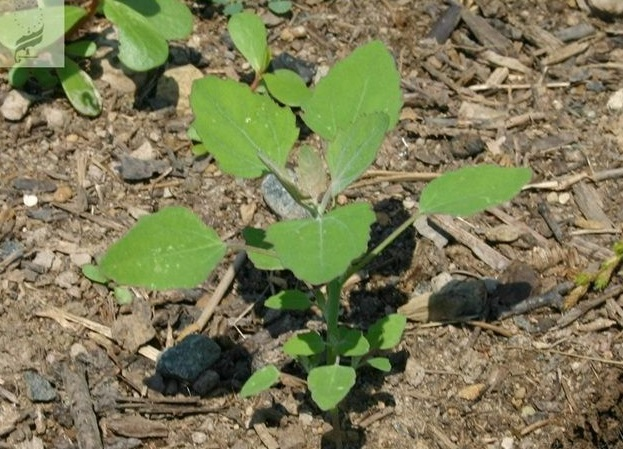
#> input picture weed2.jpg, 623 x 449 px
$ python ysfg.py
#> lines starting #> are read from the running program, lines starting #| are printed output that depends on the picture; after the words box and inside, x2 and y2 are one past the last pixel; in counts of white or black regions, pixels touching at a corner belong together
#encoding：utf-8
#  黄色检测

import numpy as np
import argparse
import cv2
def zh_ch(string):
	return string.encode("gbk").decode(errors="ignore")

frame = cv2.imread('weed2.jpg')
#> frame is the input picture: shape (449, 623, 3); mean B, G, R 85.9, 122.1, 123.7

mask_kernel = cv2.GaussianBlur(frame,(5,5),0)
hsv = cv2.cvtColor(mask_kernel,cv2.COLOR_BGR2HSV)
#> hsv: shape (449, 623, 3); mean H, S, V 28.2, 90.5, 132.2
low_hsv = np.array([30,50,50],dtype = np.uint8)
upper_hsv = np.array([100,255,255],dtype = np.uint8)
mask = cv2.inRange(hsv,low_hsv,upper_hsv)
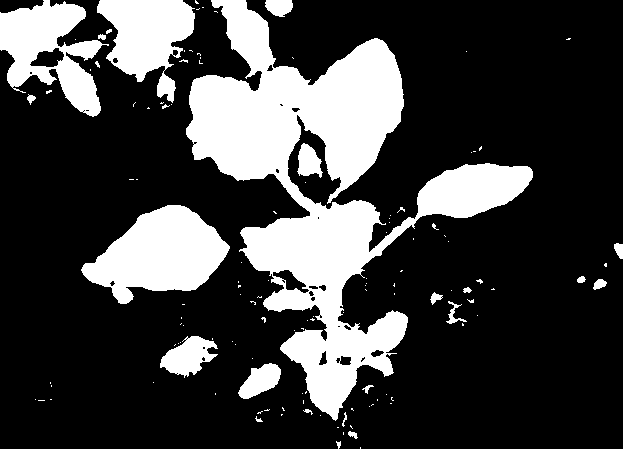
#> mask: shape (449, 623); 24.9% white; 126 white regions (103 under 20 px), largest, box (x1, y1, x2, y2) and area: (186, 0, 533, 421) 44558, (81, 205, 230, 304) 8588, (0, 0, 109, 117) 6371

img1_bg = cv2.bitwise_and(frame,frame,mask = mask)
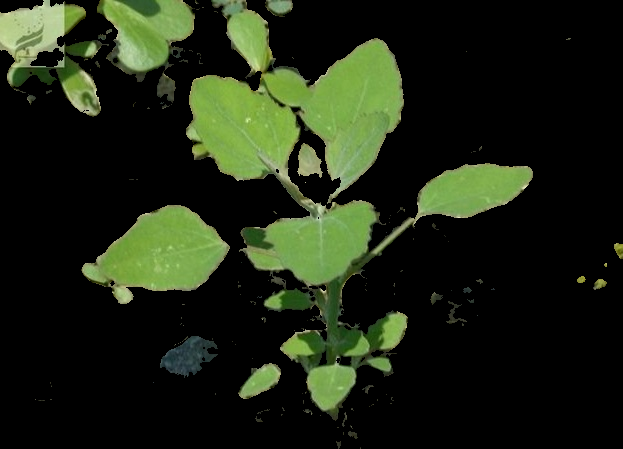
#> img1_bg: shape (449, 623, 3); mean B, G, R 19.3, 37.2, 29

cv2.imshow(zh_ch("HSV"),cv2.resize(img1_bg,(320,320),0))
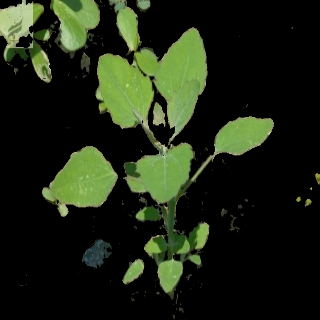
#> window 'HSV': shape (320, 320, 3); mean B, G, R 19.3, 37.1, 29
cv2.imshow('mask',cv2.resize(mask,(320,320),0))
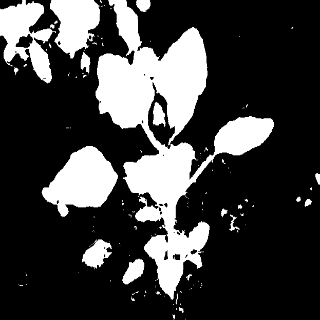
#> window 'mask': shape (320, 320); min 0, max 255, mean 63.5
'''
cv2.imshow('step1',cv2.resize(T1,(320,320),0))
cv2.imshow('step2',cv2.resize(T2,(320,320),0))
cv2.imshow('step3',cv2.resize(T3,(320,320),0))
'''
cv2.waitKey(0)

$ run again, with T1.jpg copied over weed2.jpg
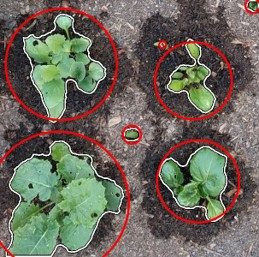
#> input picture T1.jpg, 259 x 257 px
#> frame is the input picture: shape (257, 259, 3); mean B, G, R 92.3, 103.4, 107.6
#> hsv: shape (257, 259, 3); mean H, S, V 65.4, 56.5, 118.4
#> `mask = cv2.inRange(hsv,low_hsv,upper_hsv)`:
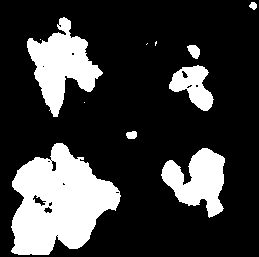
#> mask: shape (257, 259); 23% white; 11 white regions (4 under 20 px), largest, box (x1, y1, x2, y2) and area: (11, 143, 121, 255) 7827, (27, 17, 103, 117) 3529, (161, 148, 225, 218) 2560
#> `cv2.imshow('mask',cv2.resize(mask,(320,320),0))`:
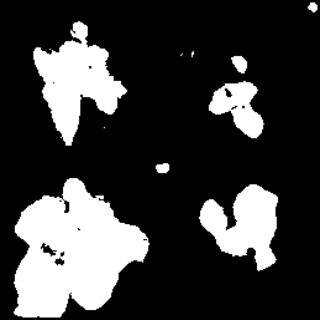
#> window 'mask': shape (320, 320); min 0, max 255, mean 58.6
